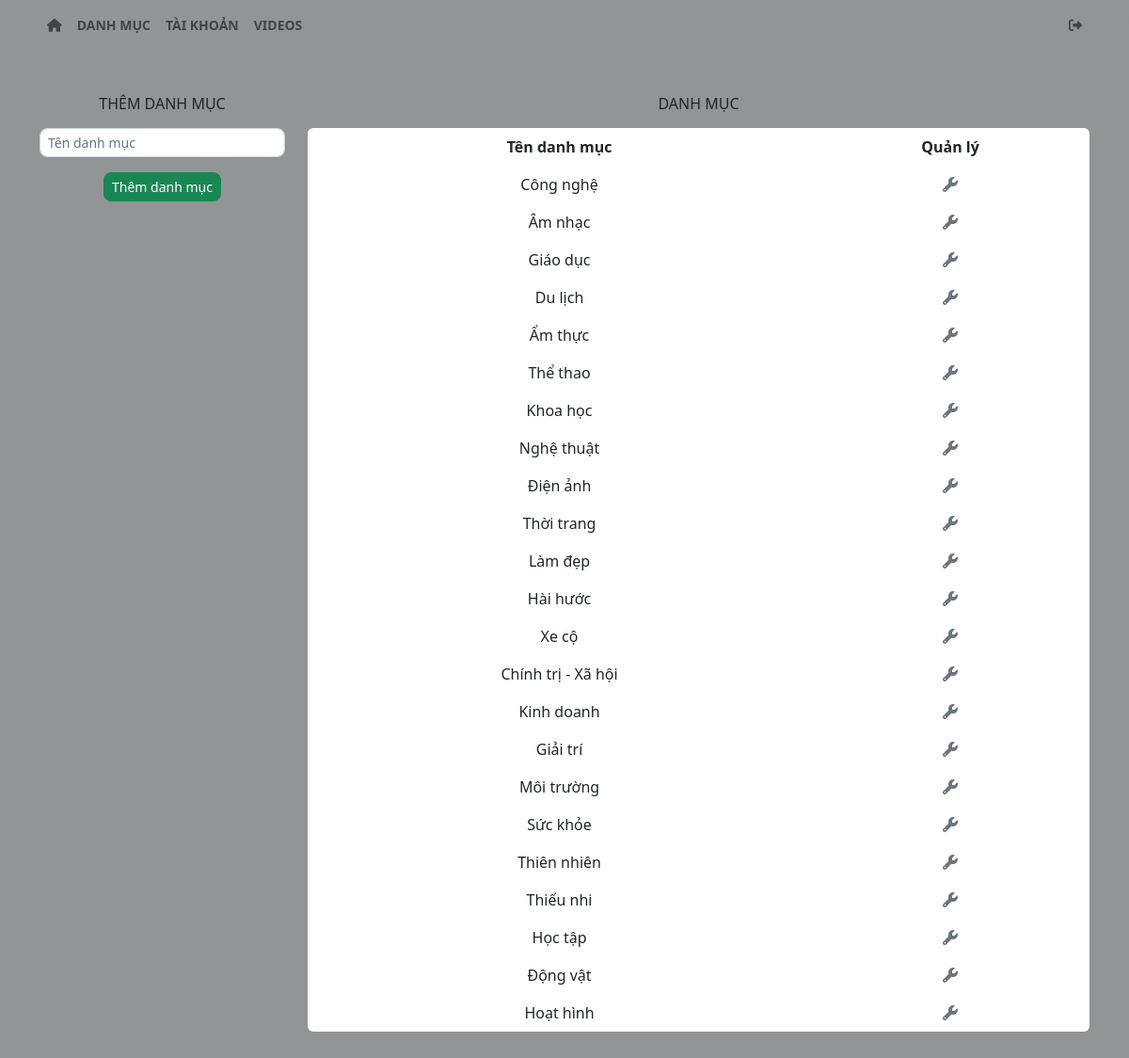
Screenshot of /server/index.php?action=category&query=add (signed in) with the database file from the repository.
### tables this page shows
CREATE TABLE `category` (
  `category_id` int NOT NULL,
  `name` varchar(50) NOT NULL,
  `created_at` datetime NOT NULL DEFAULT CURRENT_TIMESTAMP,
  `updated_at` datetime NOT NULL DEFAULT CURRENT_TIMESTAMP,
  `created_by` varchar(255) DEFAULT NULL,
  `updated_by` varchar(255) DEFAULT NULL
);

### server/main/category/listed.php (the view)
<div class="col-lg-9 my-5">
<h6 class="text-uppercase text-center">danh mục</h6>
<div style="background-color: #FDF0F1;" class="bg-white rounded mt-3">
<table class="table mt-2 table-borderless">
  <thead class="text-center thead-light">
    <tr>
      <th class="align-middle">Tên danh mục</th>
      <th class="align-middle">Quản lý</th>
    </tr>
  </thead>
  <tbody class="text-center">
  <?php
  $sql = "SELECT * FROM category";
  $result = $conn->query($sql);
  if ($result->num_rows > 0) {
    while($row = $result->fetch_array()) {
  ?>
  <tr>
    <td><?php echo $row['name'] ?></td>
    <td>
        <a class="mx-2" href="?action=category&query=repair&category_id=<?php echo $row['category_id']?>"><i id="process" class="text-muted fa-solid fa-wrench"></i></a>
    </td>
  </tr>
    <?php
    }
    } else {
    }
    ?>
</table>
</div>
</div>

### style.css (style rules this page uses)
html { padding: 0; }
:root { --primary: #191d32; --secondary: #27323d; --btn-primary: #333a5c; --bg-primary: #929496; }
body { background-color: var(--bg-primary); padding: 0; }

### rows the page displays
category: name "Công nghệ"
category: name "Âm nhạc"
category: name "Giáo dục"
category: name "Du lịch"
category: name "Ẩm thực"
category: name "Thể thao"
category: name "Khoa học"
category: name "Nghệ thuật"
category: name "Điện ảnh"
category: name "Thời trang"
category: name "Làm đẹp"
category: name "Hài hước"
category: name "Xe cộ"
category: name "Chính trị - Xã hội"
category: name "Kinh doanh"
category: name "Giải trí"
category: name "Môi trường"
category: name "Sức khỏe"
category: name "Thiên nhiên"
category: name "Thiếu nhi"
category: name "Học tập"
category: name "Động vật"
category: name "Hoạt hình"
